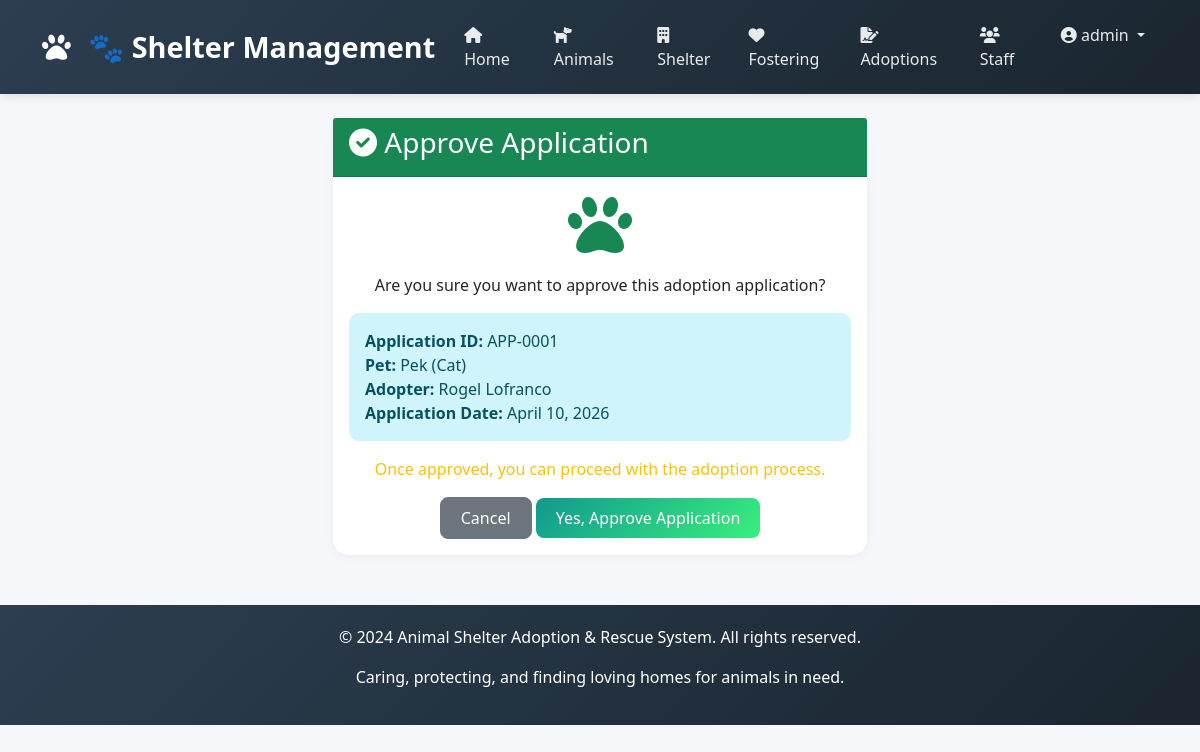
The app's page /adoptions/applications/approve/1/ (signed in) with its own data.
### apps/accounts/models.py (models this page shows, shortened)
class Staff(AbstractUser):
    ROLE_CHOICES = [
        ('Admin', 'Admin'),
        ('Manager', 'Manager'),
        ('Vet', 'Veterinarian'),
        ('Staff', 'Staff'),
        ('Volunteer', 'Volunteer'),
    ]
    staff_id = models.AutoField(primary_key=True)
    first_name = models.CharField(max_length=100)
    last_name = models.CharField(max_length=100)
    role = models.CharField(max_length=20, choices=ROLE_CHOICES, default='Staff')
    phone = models.CharField(max_length=20, blank=True, null=True)
    email = models.EmailField(unique=True)
    username = models.CharField(max_length=100, unique=True)
    status = models.BooleanField(default=True)
    date_joined = models.DateTimeField(default=timezone.now)
    last_login = models.DateTimeField(null=True, blank=True)
    USERNAME_FIELD = 'username'
    REQUIRED_FIELDS = ['email', 'first_name', 'last_name']
    class Meta:
        db_table = 'staff'

### apps/adoptions/models.py (models this page shows, shortened)
class AdoptionApplication(models.Model):
    STATUS_CHOICES = [
        ('Pending', 'Pending'),
        ('Approved', 'Approved'),
        ('Rejected', 'Rejected'),
    ]
    application_id = models.AutoField(primary_key=True)
    adopter = models.ForeignKey(Adopter, on_delete=models.CASCADE, related_name='applications')
    pet = models.ForeignKey(Pet, on_delete=models.CASCADE, related_name='applications')
    staff = models.ForeignKey(Staff, on_delete=models.SET_NULL, null=True)
    application_date = models.DateField(auto_now_add=True)
    status = models.CharField(max_length=20, choices=STATUS_CHOICES, default='Pending')
    interview_schedule = models.DateTimeField(null=True, blank=True)
    notes = models.TextField(blank=True, null=True)
    class Meta:
        db_table = 'adoption_applications'

class Adopter(models.Model):
    adopter_id = models.AutoField(primary_key=True)
    first_name = models.CharField(max_length=100)
    last_name = models.CharField(max_length=100)
    email = models.EmailField(unique=True)
    phone = models.CharField(max_length=20)
    address = models.TextField()
    date_of_birth = models.DateField()
    occupation = models.CharField(max_length=100, blank=True, null=True)
    has_other_pets = models.BooleanField(default=False)
    has_children = models.BooleanField(default=False)
    registration_date = models.DateField(auto_now_add=True)
    password = models.CharField(max_length=128, blank=True, null=True)
    last_login = models.DateTimeField(blank=True, null=True)
    is_active = models.BooleanField(default=True)
    class Meta:
        db_table = 'adopters'

### apps/animals/models.py (models this page shows, shortened)
class Pet(models.Model):
    SPECIES_CHOICES = [
        ('Dog', 'Dog'), ('Cat', 'Cat'), ('Bird', 'Bird'),
        ('Rabbit', 'Rabbit'), ('Other', 'Other')
    ]
    SEX_CHOICES = [('M', 'Male'), ('F', 'Female')]
    SIZE_CHOICES = [('Small', 'Small'), ('Medium', 'Medium'), ('Large', 'Large')]
    STATUS_CHOICES = [
        ('Available', 'Available'), ('Pending', 'Pending'), ('Adopted', 'Adopted')
    ]
    pet_id = models.AutoField(primary_key=True)
    name = models.CharField(max_length=100)
    species = models.CharField(max_length=50, choices=SPECIES_CHOICES)
    breed = models.CharField(max_length=100, blank=True, null=True)
    age = models.IntegerField(validators=[MinValueValidator(0)], help_text="Age in months")
    sex = models.CharField(max_length=1, choices=SEX_CHOICES)
    size = models.CharField(max_length=10, choices=SIZE_CHOICES)
    color = models.CharField(max_length=50)
    vaccination_status = models.BooleanField(default=False)
    spay_neuter_status = models.BooleanField(default=False)
    medical_notes = models.TextField(blank=True, null=True)
    intake_date = models.DateField(auto_now_add=True)
    status = models.CharField(max_length=20, choices=STATUS_CHOICES, default='Available')
    class Meta:
        db_table = 'pets'

### apps/adoptions/views.py (the view)
# urls.py: path('applications/approve/<int:pk>/', views.application_approve, name='application_approve'),
@login_required
def application_approve(request, pk):
    application = get_object_or_404(AdoptionApplication, application_id=pk)
    if request.method == 'POST':
        application.status = 'Approved'
        application.save()
        messages.success(request, f'Application for {application.pet.name} has been approved!')
        return redirect('application_list')
    return render(request, 'adoptions/application_approve.html', {'application': application})

### templates/adoptions/application_approve.html (shortened to what this page needs)
{% extends 'base.html' %}
{% block content %}
<div class="container">
    <div class="row justify-content-center">
        <div class="col-md-6">
            <div class="card">
                <div class="card-header bg-success text-white">
                    <h3><i class="fas fa-check-circle"></i> Approve Application</h3>
                </div>
                <div class="card-body text-center">
                    <i class="fas fa-paw fa-4x text-success mb-3"></i>
                    <p>Are you sure you want to approve this adoption application?</p>
                    <div class="alert alert-info text-start">
                        <strong>Application ID:</strong> APP-{{ application.application_id|stringformat:"04d" }}<br>
                        <strong>Pet:</strong> {{ application.pet.name }} ({{ application.pet.species }})<br>
                        <strong>Adopter:</strong> {{ application.adopter.first_name }} {{ application.adopter.last_name }}<br>
                        <strong>Application Date:</strong> {{ application.application_date }}
                    </div>
                    <p class="text-warning">Once approved, you can proceed with the adoption process.</p>
                    <form method="post">
                        <div class="mt-3">
                            <a href="{% url 'application_list' %}" class="btn btn-secondary">Cancel</a>
                            <button type="submit" class="btn btn-success">Yes, Approve Application</button>
                        </div>
                    </form>
                </div>
            </div>
        </div>
    </div>
</div>
{% endblock %}

### templates/base.html (shortened to what this page needs)
<!DOCTYPE html>
<html lang="en">
<head>
    <link href="https://cdn.jsdelivr.net/npm/bootstrap@5.1.3/dist/css/bootstrap.min.css" rel="stylesheet">
    <link rel="stylesheet" href="https://cdnjs.cloudflare.com/ajax/libs/font-awesome/6.0.0/css/all.min.css">
</head>
<body>
    <nav class="navbar navbar-expand-lg navbar-dark">
        <div class="container">
            <a class="navbar-brand" href="{% url 'index' %}">
                <i class="fas fa-paw"></i> 🐾 Shelter Management
            </a>
            <div class="collapse navbar-collapse" id="navbarNav">
                <ul class="navbar-nav ms-auto">
                    <li class="nav-item">
                        <a class="nav-link" href="{% url 'index' %}">
                            <i class="fas fa-home"></i> Home
                        </a>
                    </li>
                    <li class="nav-item">
                        <a class="nav-link" href="{% url 'pet_list' %}">
                            <i class="fas fa-dog"></i> Animals
                        </a>
                    </li>
                    <li class="nav-item">
                        <a class="nav-link" href="{% url 'shelter_list' %}">
                            <i class="fas fa-building"></i> Shelter
                        </a>
                    </li>
                    <li class="nav-item">
                        <a class="nav-link" href="{% url 'foster_list' %}">
                            <i class="fas fa-heart"></i> Fostering
                        </a>
                    </li>
                    <li class="nav-item">
                        <a class="nav-link" href="{% url 'adoption_list' %}">
                            <i class="fas fa-file-signature"></i> Adoptions
                        </a>
                    </li>
                    <li class="nav-item">
                        <a class="nav-link" href="{% url 'staff_list' %}">
                            <i class="fas fa-users"></i> Staff
                        </a>
                    </li>
                    {% if user.is_authenticated %}
                        <li class="nav-item dropdown">
                            <a class="nav-link dropdown-toggle" href="#" id="userDropdown" role="button" data-bs-toggle="dropdown">
                                <i class="fas fa-user-circle"></i> {{ user.username }}
                            </a>
                        </li>
                    {% endif %}
                </ul>
            </div>
        </div>
    </nav>
    <div class="container mt-4">
        {% block content %}
        {% endblock %}
    </div>
    <footer>
        <div class="container">
            <p>&copy; 2024 Animal Shelter Adoption & Rescue System. All rights reserved.</p>
            <p>Caring, protecting, and finding loving homes for animals in need.</p>
        </div>
    </footer>
</body>
</html>

### templates/base.html (style rules this page uses)
* { margin: 0; padding: 0; box-sizing: border-box; }
body { font-family: 'Segoe UI', Tahoma, Geneva, Verdana, sans-serif; background-color: #f5f7fb; }
.navbar { background: linear-gradient(135deg, #2c3e50 0%, #1a252f 100%); box-shadow: 0 2px 10px rgba(0,0,0,0.1); padding: 15px 0; }
.navbar-brand { font-size: 1.8rem; font-weight: bold; color: #fff !important; }
.navbar-brand i { margin-right: 10px; }
.nav-link { color: rgba(255,255,255,0.9) !important; font-weight: 500; margin: 0 5px; transition: all 0.3s; }
.card { border: none; border-radius: 15px; box-shadow: 0 2px 10px rgba(0,0,0,0.05); transition: transform 0.3s, box-shadow 0.3s; }
.btn { border-radius: 8px; padding: 8px 20px; font-weight: 500; transition: all 0.3s; }
.btn-success { background: linear-gradient(135deg, #11998e 0%, #38ef7d 100%); border: none; }
.alert { border-radius: 10px; border: none; }
footer { background: linear-gradient(135deg, #2c3e50 0%, #1a252f 100%); color: white; padding: 20px; text-align: center; margin-top: 50px; }

### records on screen
Staff: username "admin"
AdoptionApplication: application_id "0001", pet.name "Pek", pet.species "Cat", adopter.first_name "Rogel", adopter.last_name "Lofranco", application_date "April 10, 2026"
